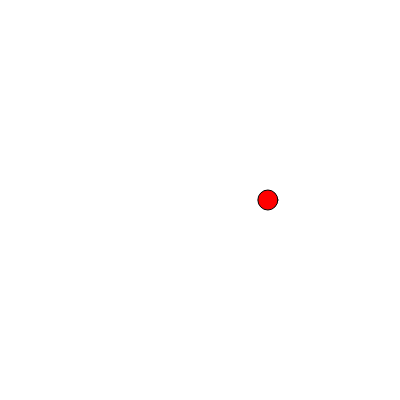
Frame 1 (no input)
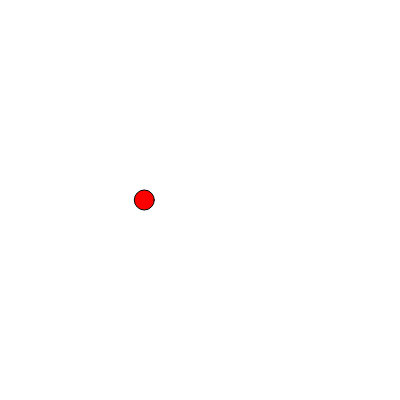
Frame 60 (no input)
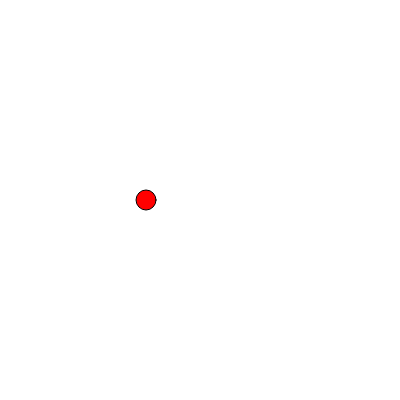
Frame 120 (the mouse pressed at the canvas centre since frame 60)

The p5.js sketch that drew these frames (run headless with seeded random() and noise() and a simulated clock; from frame 60 on, the mouse is pressed at the canvas centre):

// p5.js sketch
// ── sketch.js
var xoff = 0;

function setup() {
  createCanvas(400, 400);
}

function draw() {
  background(255);

  var x = random(width);

  var x = noise(xoff)*width;
  
  xoff += 0.01;
  
  fill("red");
  ellipse(x, 200, 20, 20);
}
